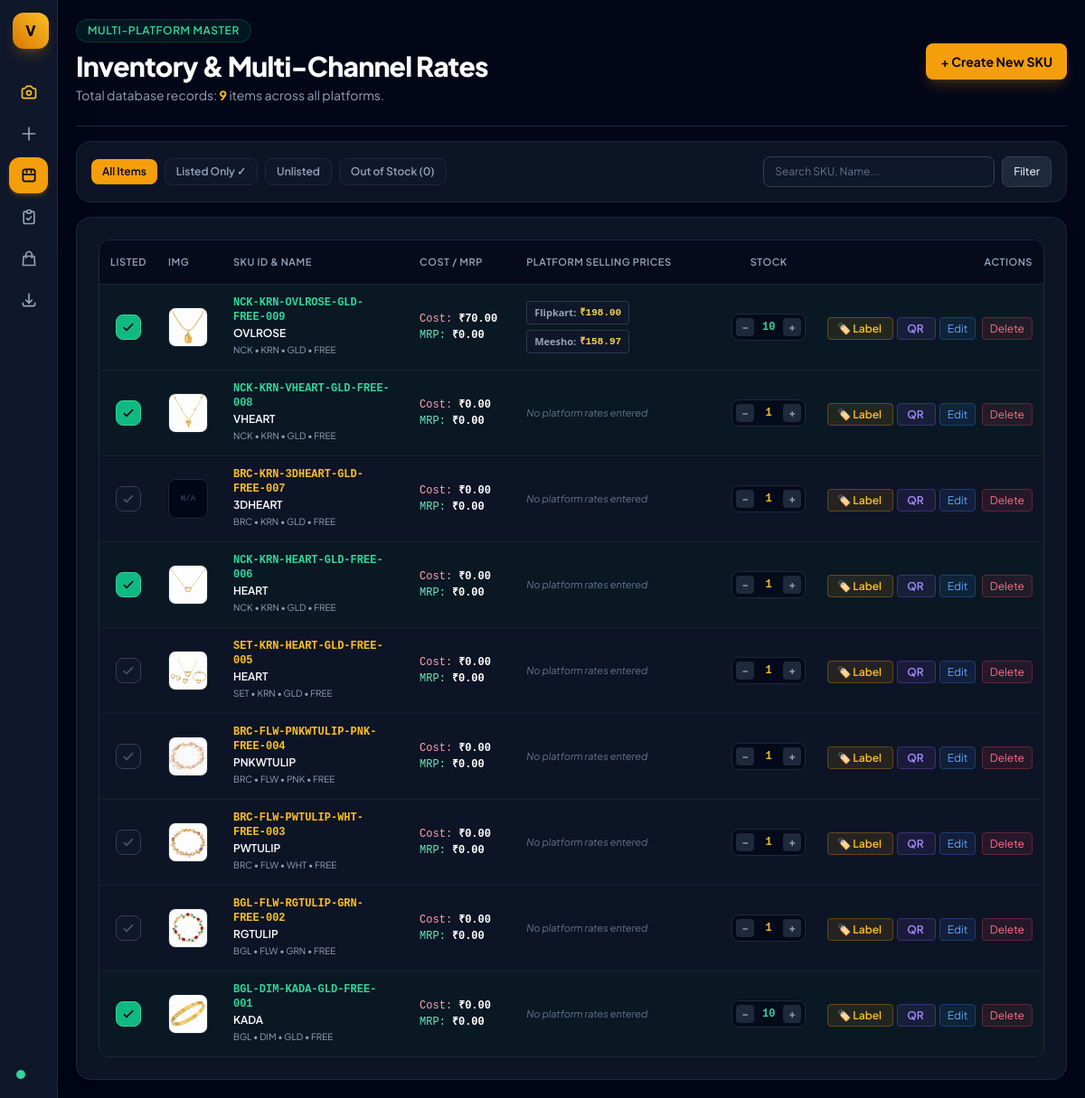
Screenshot of /inventory/ with the database file from the repository.
### sku_manager/models.py (models this page shows, shortened)
class JewelrySKU(models.Model):
    CATEGORY_CHOICES = [
        ('BGL', 'BGL - Bangles / Kadas'),
        ('BRC', 'BRC - Bracelet'),
        ('NCK', 'NCK - Necklace / Choker'),
        ('EAR', 'EAR - Earrings'),
        ('SET', 'SET - Complete Set / Combo'),
        ('JHK', 'JHK - Jhumkas'),
        ('RNG', 'RNG - Rings'),
        ('PAY', 'PAY - Anklet / Payal'),
        ('TIK', 'TIK - Maang Tikka'),
    ]
    COLOR_CHOICES = [
        ('GLD', 'GLD - Golden'),
        ('RBYGRN', 'RBYGRN - Ruby & Emerald Green'),
        ('GRN', 'GRN - Emerald Green'),
        ('MRN', 'MRN - Maroon / Ruby'),
        ('ROSE', 'ROSE - Rose Gold'),
        ('SLV', 'SLV - Silver / Rhodium'),
        ('MTC', 'MTC - Multi-Color'),
        ('WHT', 'WHT - White / Pearl'),
        ('BLK', 'BLK - Black'),
        ('BLU', 'BLU - Royal Blue'),
        ('PNK', 'PNK - Baby Pink'),
    ]
    category = models.CharField(max_length=10, choices=CATEGORY_CHOICES, default='BGL')
    style = models.CharField(max_length=20, default='ADC')
    name = models.CharField(max_length=50, default='LOVE')
    color = models.CharField(max_length=20, choices=COLOR_CHOICES, default='GLD')
    size = models.CharField(max_length=20, default='2.4')
    number = models.CharField(max_length=10, default='001')
    sku = models.CharField(max_length=100, unique=True, editable=False)
    is_listed = models.BooleanField(default=False)
    image = models.ImageField(upload_to='products/', null=True, blank=True)
    stock = models.PositiveIntegerField(default=0)
    storage_box = models.ForeignKey(StorageBox, on_delete=models.SET_NULL, null=True, blank=True, related_name='skus')
    section_name = models.CharField(max_length=30, default='Section A')
    purchase_price = models.DecimalField(max_digits=10, decimal_places=2, default=0.00)
    selling_price = models.DecimalField(max_digits=10, decimal_places=2, default=0.00)
    created_at = models.DateTimeField(auto_now_add=True)
    updated_at = models.DateTimeField(auto_now=True)
    class Meta:
        ordering = ['-created_at']

class PlatformPrice(models.Model):
    sku = models.ForeignKey(JewelrySKU, on_delete=models.CASCADE, related_name='platform_prices')
    platform = models.ForeignKey(Platform, on_delete=models.CASCADE)
    price = models.DecimalField(max_digits=10, decimal_places=2, default=0.00)
    class Meta:
        unique_together = ('sku', 'platform')

class Platform(models.Model):
    name = models.CharField(max_length=50, unique=True)
    created_at = models.DateTimeField(auto_now_add=True)

### sku_manager/views.py (the view, shortened to what this page needs)
# urls.py: path('inventory/', views.sku_inventory, name='sku_inventory'),
def sku_inventory(request):
    search_query = request.GET.get('q', '').strip()
    filter_status = request.GET.get('status', '').strip()
    platforms = get_or_seed_platforms()
    sku_list = JewelrySKU.objects.prefetch_related('platform_prices__platform').all()
    if filter_status == 'listed':
        sku_list = sku_list.filter(is_listed=True)
    elif filter_status == 'unlisted':
        sku_list = sku_list.filter(is_listed=False)
    elif filter_status == 'out_of_stock':
        sku_list = sku_list.filter(stock=0)
    paginator = Paginator(sku_list, 10)
    page = request.GET.get('page')
    try:
        skus = paginator.page(page)
    except PageNotAnInteger:
        skus = paginator.page(1)
    except EmptyPage:
        skus = paginator.page(paginator.num_pages)
    return render(request, 'sku_manager/inventory.html', {
        'skus': skus,
        'platforms': platforms,
        'search_query': search_query,
        'filter_status': filter_status,
        'total_count': sku_list.count(),
        'active_page': 'inventory',
    })

### sku_manager/views.py (called while the page is built)
def get_or_seed_platforms():
    if not Platform.objects.exists():
        for name in DEFAULT_PLATFORMS:
            Platform.objects.get_or_create(name=name)
    return Platform.objects.all().order_by('id')

### templates/sku_manager/inventory.html (shortened to what this page needs)
{% extends "sku_manager/base.html" %}
{% block content %}
<header class="flex flex-col sm:flex-row sm:items-center justify-between border-b border-slate-800 pb-6 gap-4">
  <div>
    <div class="inline-flex items-center gap-2 px-3 py-1 rounded-full bg-emerald-500/10 text-emerald-400 border border-emerald-500/20 text-xs font-semibold uppercase tracking-wider mb-2">
      Multi-Platform Master
    </div>
    <h1 class="text-3xl font-extrabold tracking-tight text-white">Inventory & Multi-Channel Rates</h1>
    <p class="text-slate-400 text-sm mt-1">Total database records: <span class="font-bold text-amber-400">{{ total_count }}</span> items across all platforms.</p>
  </div>
  <div class="flex items-center gap-3">
    <a href="{% url 'sku_generate' %}" class="flex items-center gap-2 bg-amber-500 hover:bg-amber-400 text-slate-950 font-bold px-4 py-2.5 rounded-lg text-sm transition shadow-lg shadow-amber-500/20">
      + Create New SKU
    </a>
  </div>
</header>
<div class="bg-slate-800/40 border border-slate-800 rounded-2xl p-4 flex flex-col md:flex-row md:items-center justify-between gap-4">
  <div class="flex items-center gap-2 text-xs flex-wrap">
    <a href="{% url 'sku_inventory' %}" class="px-3 py-1.5 rounded-lg font-semibold transition {% if not filter_status %}bg-amber-500 text-slate-950{% else %}bg-slate-900 text-slate-400 hover:text-white border border-slate-800{% endif %}">
      All Items
    </a>
    <a href="{% url 'sku_inventory' %}?status=listed" class="px-3 py-1.5 rounded-lg font-semibold transition {% if filter_status == 'listed' %}bg-emerald-500 text-slate-950{% else %}bg-slate-900 text-slate-400 hover:text-white border border-slate-800{% endif %}">
      Listed Only ✓
    </a>
    <a href="{% url 'sku_inventory' %}?status=unlisted" class="px-3 py-1.5 rounded-lg font-semibold transition {% if filter_status == 'unlisted' %}bg-amber-500 text-slate-950{% else %}bg-slate-900 text-slate-400 hover:text-white border border-slate-800{% endif %}">
      Unlisted
    </a>
    <a href="{% url 'sku_inventory' %}?status=out_of_stock" class="px-3 py-1.5 rounded-lg font-semibold transition {% if filter_status == 'out_of_stock' %}bg-rose-500 text-white{% else %}bg-slate-900 text-slate-400 hover:text-white border border-slate-800{% endif %}">
      Out of Stock (0)
    </a>
  </div>
  <form method="GET" action="{% url 'sku_inventory' %}" class="flex items-center gap-2">
    <input type="text" name="q" value="{{ search_query }}" placeholder="Search SKU, Name..."
      class="bg-slate-900 border border-slate-700 rounded-lg px-3 py-2 text-xs text-white placeholder-slate-500 focus:outline-none focus:border-amber-500 transition w-56 sm:w-64">
    <button type="submit" class="text-xs bg-slate-800 hover:bg-slate-700 text-slate-200 border border-slate-700 px-3 py-2 rounded-lg font-medium">Filter</button>
  </form>
</div>
<div class="bg-slate-800/40 border border-slate-800 rounded-2xl p-6 shadow-xl space-y-4">
  <div class="overflow-x-auto rounded-xl border border-slate-800">
    <table class="w-full text-left text-sm text-slate-300">
      <thead class="bg-slate-950/60 text-[11px] uppercase tracking-wider text-slate-400 border-b border-slate-800">
        <tr>
          <th class="py-3.5 px-3 font-semibold text-center w-14">Listed</th>
          <th class="py-3.5 px-3 font-semibold w-14">Img</th>
          <th class="py-3.5 px-4 font-semibold">SKU ID & Name</th>
          <th class="py-3.5 px-4 font-semibold">Cost / MRP</th>
          <th class="py-3.5 px-4 font-semibold">Platform Selling Prices</th>
          <th class="py-3.5 px-3 font-semibold text-center">Stock</th>
          <th class="py-3.5 px-3 text-right font-semibold">Actions</th>
        </tr>
      </thead>
      <tbody class="divide-y divide-slate-800/60 font-normal">
        {% for item in skus %}
          <tr class="transition {% if item.is_listed %}bg-emerald-950/20 hover:bg-emerald-900/30{% else %}hover:bg-slate-800/40{% endif %}">
            <td class="py-3 px-3 text-center">
              <a href="{% url 'sku_toggle_listed' item.pk %}"
                 class="inline-flex items-center justify-center w-7 h-7 rounded-lg transition border {% if item.is_listed %}bg-emerald-500 text-slate-950 border-emerald-400 hover:bg-emerald-400{% else %}bg-slate-900 text-slate-600 border-slate-700 hover:border-amber-500 hover:text-amber-400{% endif %}">
                <svg class="w-4 h-4" fill="none" stroke="currentColor" stroke-width="2.5" viewBox="0 0 24 24"><path stroke-linecap="round" stroke-linejoin="round" d="M5 13l4 4L19 7"></path></svg>
              </a>
            </td>
            <td class="py-3 px-3">
              <div class="w-11 h-11 rounded-lg bg-slate-950 border border-slate-800 overflow-hidden flex items-center justify-center">
                {% if item.image %}
                  <img src="{{ item.image.url }}" alt="{{ item.name }}" class="w-full h-full object-cover">
                {% else %}
                  <span class="text-[9px] text-slate-600 font-mono">N/A</span>
                {% endif %}
              </div>
            </td>
            <td class="py-3 px-4">
              <div class="font-mono font-bold {% if item.is_listed %}text-emerald-400{% else %}text-amber-400{% endif %} text-xs">
                {{ item.sku }}
              </div>
              <div class="font-semibold text-white text-xs mt-0.5">{{ item.name }}</div>
              <div class="text-[10px] text-slate-400">{{ item.category }} • {{ item.style }} • {{ item.color }} • {{ item.size }}</div>
            </td>
            <td class="py-3 px-4 whitespace-nowrap text-xs font-mono">
              <div class="text-rose-300">Cost: <strong class="text-white">₹{{ item.purchase_price }}</strong></div>
              <div class="text-emerald-300 mt-0.5">MRP: <strong class="text-white">₹{{ item.selling_price }}</strong></div>
            </td>
            <td class="py-3 px-4">
              <div class="flex flex-wrap gap-1.5 max-w-sm">
                {% for pp in item.platform_prices.all %}
                  <div class="inline-flex items-center gap-1 bg-slate-900 border border-slate-700/80 px-2 py-0.5 rounded text-[11px] font-mono">
                    <span class="text-slate-400 font-sans font-semibold">{{ pp.platform.name }}:</span>
                    <span class="text-amber-300 font-bold">₹{{ pp.price }}</span>
                  </div>
                {% empty %}
                  <span class="text-[11px] text-slate-500 italic">No platform rates entered</span>
                {% endfor %}
              </div>
            </td>
            <td class="py-3 px-3 text-center whitespace-nowrap">
              <div class="inline-flex items-center gap-1 bg-slate-950/70 border border-slate-800 rounded-lg p-1">
                <a href="{% url 'sku_adjust_stock' item.pk 'dec' %}" class="w-5 h-5 flex items-center justify-center rounded bg-slate-800 hover:bg-rose-500/20 hover:text-rose-400 text-slate-400 text-xs font-bold transition">−</a>
                <span class="font-mono font-bold text-xs min-w-[24px] text-center {% if item.stock == 0 %}text-rose-400{% elif item.stock <= 5 %}text-amber-400{% else %}text-emerald-400{% endif %}">
                  {{ item.stock }}
                </span>
                <a href="{% url 'sku_adjust_stock' item.pk 'inc' %}" class="w-5 h-5 flex items-center justify-center rounded bg-slate-800 hover:bg-emerald-500/20 hover:text-emerald-400 text-slate-400 text-xs font-bold transition">+</a>
              </div>
            </td>
            <td class="py-3 px-3 text-right space-x-1 whitespace-nowrap">
              <a href="{% url 'sku_print_label' item.pk %}" target="_blank" title="Print Jewelry Label"
                 class="text-xs bg-amber-500/10 hover:bg-amber-500/20 text-amber-400 px-2.5 py-1 rounded transition border border-amber-500/30 font-semibold">
                🏷️ Label
              </a>
              <a href="{% url 'sku_qr_download' item.pk %}" target="_blank" title="Download QR Code"
                 class="text-xs bg-violet-500/10 hover:bg-violet-500/20 text-violet-400 px-2.5 py-1 rounded transition border border-violet-500/30 font-semibold">
                QR
              </a>
              <a href="{% url 'sku_edit' item.pk %}" class="text-xs bg-blue-500/10 hover:bg-blue-500/20 text-blue-400 px-2 py-1 rounded transition border border-blue-500/30">Edit</a>
              <a href="{% url 'sku_delete' item.pk %}" onclick="return confirm('Delete {{ item.sku }} permanently?')" class="text-xs bg-rose-500/10 hover:bg-rose-500/20 text-rose-400 px-2 py-1 rounded transition border border-rose-500/30">Delete</a>
            </td>
          </tr>
        {% empty %}
          <tr>
            <td colspan="7" class="text-center py-12 text-slate-500 text-sm">
              No inventory records found.
            </td>
          </tr>
        {% endfor %}
      </tbody>
    </table>
  </div>
</div>
{% endblock %}

### templates/sku_manager/base.html (style rules this page uses)
body { font-family: 'Plus Jakarta Sans', sans-serif; }

### rows the page displays
JewelrySKU: image (picture), sku "NCK-KRN-OVLROSE-GLD-FREE-009", name "OVLROSE", category "NCK", style "KRN", color "GLD", size "FREE", purchase_price "70.00", selling_price "0.00", stock "10"
PlatformPrice: platform.name "Flipkart", price "198.00"
PlatformPrice: platform.name "Meesho", price "158.97"
JewelrySKU: image (picture), sku "NCK-KRN-VHEART-GLD-FREE-008", name "VHEART", category "NCK", style "KRN", color "GLD", size "FREE", purchase_price "0.00", selling_price "0.00", stock "1"
JewelrySKU: shows "N/A", sku "BRC-KRN-3DHEART-GLD-FREE-007", name "3DHEART", category "BRC", style "KRN", color "GLD", size "FREE", purchase_price "0.00", selling_price "0.00", stock "1"
JewelrySKU: image (picture), sku "NCK-KRN-HEART-GLD-FREE-006", name "HEART", category "NCK", style "KRN", color "GLD", size "FREE", purchase_price "0.00", selling_price "0.00", stock "1"
JewelrySKU: image (picture), sku "SET-KRN-HEART-GLD-FREE-005", name "HEART", category "SET", style "KRN", color "GLD", size "FREE", purchase_price "0.00", selling_price "0.00", stock "1"
JewelrySKU: image (picture), sku "BRC-FLW-PNKWTULIP-PNK-FREE-004", name "PNKWTULIP", category "BRC", style "FLW", color "PNK", size "FREE", purchase_price "0.00", selling_price "0.00", stock "1"
JewelrySKU: image (picture), sku "BRC-FLW-PWTULIP-WHT-FREE-003", name "PWTULIP", category "BRC", style "FLW", color "WHT", size "FREE", purchase_price "0.00", selling_price "0.00", stock "1"
JewelrySKU: image (picture), sku "BGL-FLW-RGTULIP-GRN-FREE-002", name "RGTULIP", category "BGL", style "FLW", color "GRN", size "FREE", purchase_price "0.00", selling_price "0.00", stock "1"
JewelrySKU: image (picture), sku "BGL-DIM-KADA-GLD-FREE-001", name "KADA", category "BGL", style "DIM", color "GLD", size "FREE", purchase_price "0.00", selling_price "0.00", stock "10"

### other values shown
{{ total_count }} "9"
